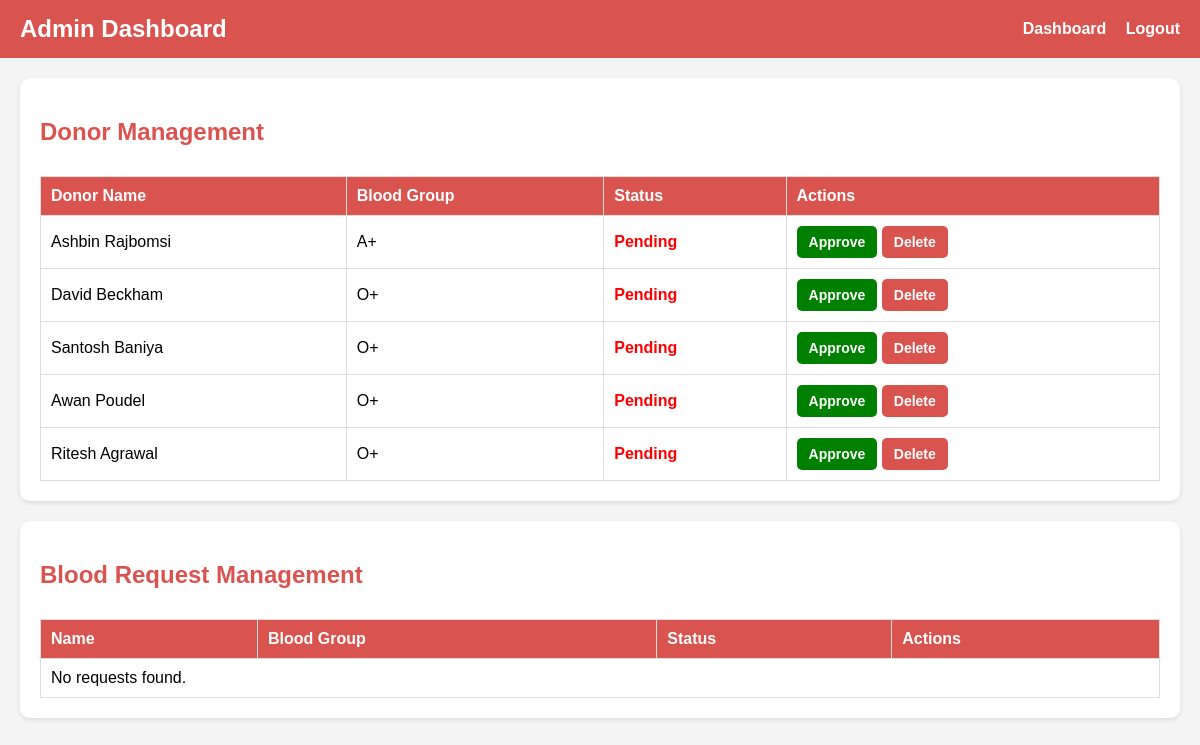
The page /custom_admin/manage_donors/ (signed in) on the database as committed earlier.
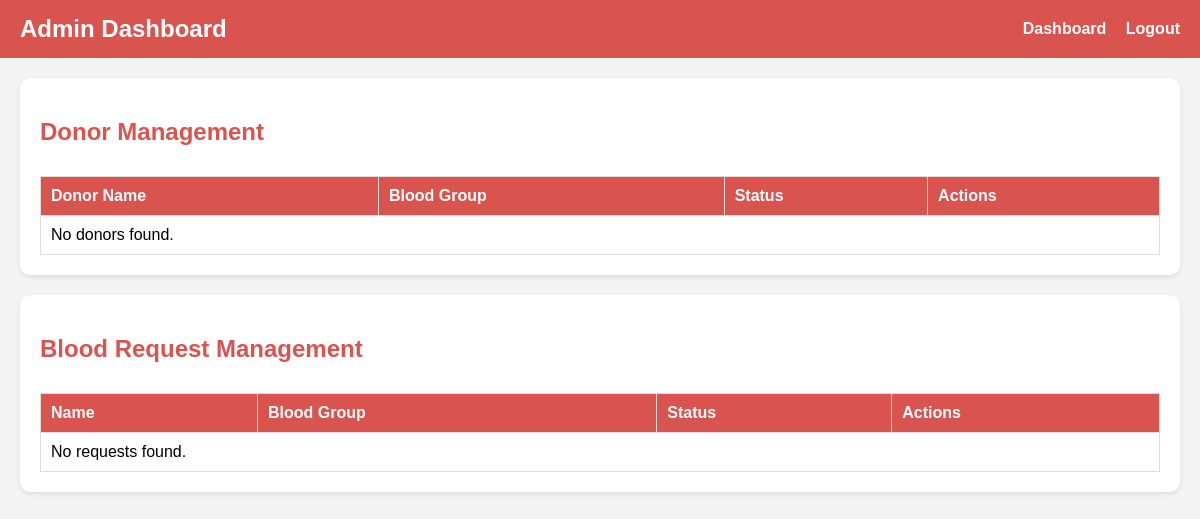
The same page on the database as committed later.
### home/models.py (models this page shows, shortened)
class Donor(models.Model):
    donor = models.OneToOneField(User, on_delete=models.CASCADE, blank=True, null=True)
    date_of_birth = models.DateField(max_length=100)
    phone = models.CharField(max_length=10)
    city = models.CharField(max_length=100)
    state = models.CharField(max_length=100)
    address = models.TextField(max_length=500, default="")
    blood_group = models.ForeignKey(BloodGroup, on_delete=models.CASCADE)
    gender = models.CharField(max_length=10)
    image = models.ImageField(upload_to="")
    report = models.FileField(upload_to="")
    ready_to_donate = models.BooleanField(default=True)
    is_approved = models.BooleanField(default=False)

class BloodGroup(models.Model):
    name = models.CharField(max_length=5)
    def __str__(self):
        return self.name

### home/views.py (the view)
# urls.py: path('custom_admin/manage_donors/', views.manage_donors, name='manage_donors'),
@login_required(login_url='/login')
@user_passes_test(is_admin)
def manage_donors(request):
    donors = Donor.objects.all()
    return render(request, 'admin_panel/dashboard.html', {'donors': donors})

### home/views.py (called while the page is built)
def is_admin(user):
    return user.is_staff  # Check if user has admin (staff) privileges

### home/templates/admin_panel/dashboard.html (shortened to what the changed rows need)
<!DOCTYPE html>
{% load static %}
<html lang="en">
<head>
    <link rel="stylesheet" href="{% static 'css/admin.css' %}">
</head>
<body>
    <header>
        <h1>Admin Dashboard</h1>
    </header>
    <main>
<section class="section-container">
    <h2>Donor Management</h2>
    <div class="table-container">
        <table>
            <thead>
                <tr>
                    <th>Donor Name</th>
                    <th>Blood Group</th>
                    <th>Status</th>
                    <th>Actions</th>
                </tr>
            </thead>
            <tbody>
                {% for donor in donors %}
                    <tr>
                        <td>{{ donor.donor.first_name }} {{ donor.donor.last_name }}</td>
                        <td>{{ donor.blood_group }}</td>
                        <td class="{% if donor.is_approved %}approved{% else %}pending{% endif %}">
                            {% if donor.is_approved %}
                                Approved
                            {% else %}
                                Pending
                            {% endif %}
                        </td>
                        <td>
                            {% if not donor.is_approved %}
                                <a href="{% url 'approve_donor' donor.id %}" class="btn btn-approve" onclick="confirmAction(event, 'Approve this donor?')">Approve</a>
                            {% else %}
                                <a href="{% url 'unapprove_donor' donor.id %}" class="btn btn-unapprove" onclick="confirmAction(event, 'Unapprove this donor?')">Unapprove</a>
                            {% endif %}
                            <a href="{% url 'delete_donor' donor.id %}" class="btn btn-delete" onclick="confirmAction(event, 'Delete this donor?')">Delete</a>
                        </td>
                    </tr>
                {% empty %}
                    <tr>
                        <td colspan="4">No donors found.</td>
                    </tr>
                {% endfor %}
            </tbody>
        </table>
    </div>
</section>
        <section class="section-container">
            <h2>Blood Request Management</h2>
            <div class="table-container">
                <table>
                    <thead>
                        <tr>
                            <th>Name</th>
                            <th>Blood Group</th>
                            <th>Status</th>
                            <th>Actions</th>
                        </tr>
                    </thead>
                </table>
            </div>
        </section>
    </main>
</body>
</html>

Rows that differ between the two databases and show on the page:
removed Donor: donor.first_name "Ashbin", donor.last_name "Rajbomsi", blood_group "A+", is_approved "Pending"
removed Donor: donor.first_name "David", donor.last_name "Beckham", blood_group "O+", is_approved "Pending"
removed Donor: donor.first_name "Santosh", donor.last_name "Baniya", blood_group "O+", is_approved "Pending"
removed Donor: donor.first_name "Awan", donor.last_name "Poudel", blood_group "O+", is_approved "Pending"
removed Donor: donor.first_name "Ritesh", donor.last_name "Agrawal", blood_group "O+", is_approved "Pending"
Other text that changed with them:
text now shown: "No donors found."
